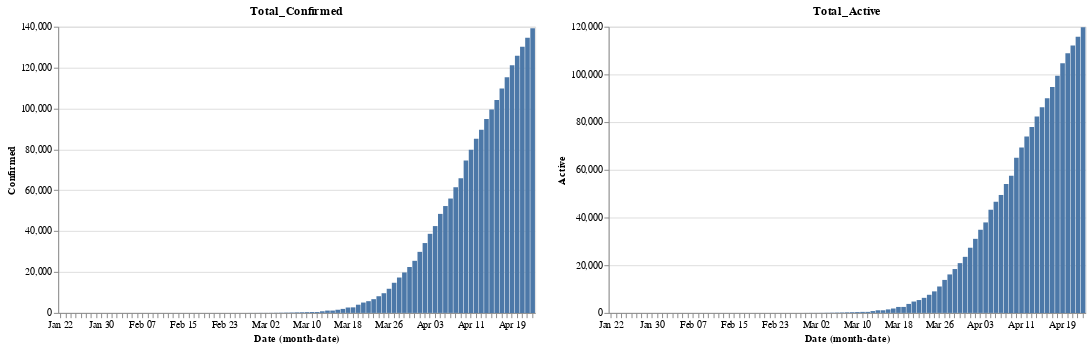

Notebook code cell kept with this figure:
### Code cell
red=alt.value("#f54242")
base.encode(y='Confirmed').properties(title='Total_Confirmed') | base.encode(y='Active').properties(title='Total_Active')

### Figure 1 — Vega-Lite specification as saved in the notebook (floating-point values rounded to 4 significant figures)
{"config": {"view": {"continuousWidth": 400, "continuousHeight": 300}}, "hconcat": [{"mark": "bar", "encoding": {"x": {"type": "ordinal", "field": "Date", "timeUnit": "monthdate"}, "y": {"type": "quantitative", "field": "Confirmed"}}, "title": "Total_Confirmed", "width": 500}, {"mark": "bar", "encoding": {"x": {"type": "ordinal", "field": "Date", "timeUnit": "monthdate"}, "y": {"type": "quantitative", "field": "Active"}}, "title": "Total_Active", "width": 500}], "data": {"name": "data-85037437c9f9771d1884c7547eaf33da"}, "$schema": "https://vega.github.io/schema/vega-lite/v4.8.1.json", "datasets": {"data-85037437c9f9771d1884c7547eaf33da": [{"Unnamed: 0": 173, "Date": "2020-01-22T00:00:00", "Country/Region": "United Kingdom", "Confirmed": 0, "Deaths": 0, "Recovered": 0.0, "Active": 0.0, "New cases": 0, "New deaths": 0, "New recovered": 0}, {"Unnamed: 0": 356, "Date": "2020-01-23T00:00:00", "Country/Region": "United Kingdom", "Confirmed": 0, "Deaths": 0, "Recovered": 0.0, "Active": 0.0, "New cases": 0, "New deaths": 0, "New recovered": 0}, {"Unnamed: 0": 539, "Date": "2020-01-24T00:00:00", "Country/Region": "United Kingdom", "Confirmed": 0, "Deaths": 0, "Recovered": 0.0, "Active": 0.0, "New cases": 0, "New deaths": 0, "New recovered": 0}, {"Unnamed: 0": 722, "Date": "2020-01-25T00:00:00", "Country/Region": "United Kingdom", "Confirmed": 0, "Deaths": 0, "Recovered": 0.0, "Active": 0.0, "New cases": 0, "New deaths": 0, "New recovered": 0}, {"Unnamed: 0": 905, "Date": "2020-01-26T00:00:00", "Country/Region": "United Kingdom", "Confirmed": 0, "Deaths": 0, "Recovered": 0.0, "Active": 0.0, "New cases": 0, "New deaths": 0, "New recovered": 0}, {"Unnamed: 0": 1088, "Date": "2020-01-27T00:00:00", "Country/Region": "United Kingdom", "Confirmed": 0, "Deaths": 0, "Recovered": 0.0, "Active": 0.0, "New cases": 0, "New deaths": 0, "New recovered": 0}, {"Unnamed: 0": 1271, "Date": "2020-01-28T00:00:00", "Country/Region": "United Kingdom", "Confirmed": 0, "Deaths": 0, "Recovered": 0.0, "Active": 0.0, "New cases": 0, "New deaths": 0, "New recovered": 0}, {"Unnamed: 0": 1454, "Date": "2020-01-29T00:00:00", "Country/Region": "United Kingdom", "Confirmed": 0, "Deaths": 0, "Recovered": 0.0, "Active": 0.0, "New cases": 0, "New deaths": 0, "New recovered": 0}, {"Unnamed: 0": 1637, "Date": "2020-01-30T00:00:00", "Country/Region": "United Kingdom", "Confirmed": 0, "Deaths": 0, "Recovered": 0.0, "Active": 0.0, "New cases": 0, "New deaths": 0, "New recovered": 0}, {"Unnamed: 0": 1820, "Date": "2020-01-31T00:00:00", "Country/Region": "United Kingdom", "Confirmed": 2, "Deaths": 0, "Recovered": 0.0, "Active": 2.0, "New cases": 2, "New deaths": 0, "New recovered": 0}, {"Unnamed: 0": 2003, "Date": "2020-02-01T00:00:00", "Country/Region": "United Kingdom", "Confirmed": 2, "Deaths": 0, "Recovered": 0.0, "Active": 2.0, "New cases": 0, "New deaths": 0, "New recovered": 0}, {"Unnamed: 0": 2186, "Date": "2020-02-02T00:00:00", "Country/Region": "United Kingdom", "Confirmed": 2, "Deaths": 0, "Recovered": 0.0, "Active": 2.0, "New cases": 0, "New deaths": 0, "New recovered": 0}, {"Unnamed: 0": 2369, "Date": "2020-02-03T00:00:00", "Country/Region": "United Kingdom", "Confirmed": 2, "Deaths": 0, "Recovered": 0.0, "Active": 2.0, "New cases": 0, "New deaths": 0, "New recovered": 0}, {"Unnamed: 0": 2552, "Date": "2020-02-04T00:00:00", "Country/Region": "United Kingdom", "Confirmed": 2, "Deaths": 0, "Recovered": 0.0, "Active": 2.0, "New cases": 0, "New deaths": 0, "New recovered": 0}, {"Unnamed: 0": 2735, "Date": "2020-02-05T00:00:00", "Country/Region": "United Kingdom", "Confirmed": 2, "Deaths": 0, "Recovered": 0.0, "Active": 2.0, "New cases": 0, "New deaths": 0, "New recovered": 0}, {"Unnamed: 0": 2918, "Date": "2020-02-06T00:00:00", "Country/Region": "United Kingdom", "Confirmed": 2, "Deaths": 0, "Recovered": 0.0, "Active": 2.0, "New cases": 0, "New deaths": 0, "New recovered": 0}, {"Unnamed: 0": 3101, "Date": "2020-02-07T00:00:00", "Country/Region": "United Kingdom", "Confirmed": 3, "Deaths": 0, "Recovered": 0.0, "Active": 3.0, "New cases": 1, "New deaths": 0, "New recovered": 0}, {"Unnamed: 0": 3284, "Date": "2020-02-08T00:00:00", "Country/Region": "United Kingdom", "Confirmed": 3, "Deaths": 0, "Recovered": 0.0, "Active": 3.0, "New cases": 0, "New deaths": 0, "New recovered": 0}, {"Unnamed: 0": 3467, "Date": "2020-02-09T00:00:00", "Country/Region": "United Kingdom", "Confirmed": 3, "Deaths": 0, "Recovered": 0.0, "Active": 3.0, "New cases": 0, "New deaths": 0, "New recovered": 0}, {"Unnamed: 0": 3650, "Date": "2020-02-10T00:00:00", "Country/Region": "United Kingdom", "Confirmed": 8, "Deaths": 0, "Recovered": 0.0, "Active": 8.0, "New cases": 5, "New deaths": 0, "New recovered": 0}, {"Unnamed: 0": 3833, "Date": "2020-02-11T00:00:00", "Country/Region": "United Kingdom", "Confirmed": 8, "Deaths": 0, "Recovered": 0.0, "Active": 8.0, "New cases": 0, "New deaths": 0, "New recovered": 0}, {"Unnamed: 0": 4016, "Date": "2020-02-12T00:00:00", "Country/Region": "United Kingdom", "Confirmed": 9, "Deaths": 0, "Recovered": 1.0, "Active": 8.0, "New cases": 1, "New deaths": 0, "New recovered": 1}, {"Unnamed: 0": 4199, "Date": "2020-02-13T00:00:00", "Country/Region": "United Kingdom", "Confirmed": 9, "Deaths": 0, "Recovered": 1.0, "Active": 8.0, "New cases": 0, "New deaths": 0, "New recovered": 0}, {"Unnamed: 0": 4382, "Date": "2020-02-14T00:00:00", "Country/Region": "United Kingdom", "Confirmed": 9, "Deaths": 0, "Recovered": 1.0, "Active": 8.0, "New cases": 0, "New deaths": 0, "New recovered": 0}, {"Unnamed: 0": 4565, "Date": "2020-02-15T00:00:00", "Country/Region": "United Kingdom", "Confirmed": 9, "Deaths": 0, "Recovered": 1.0, "Active": 8.0, "New cases": 0, "New deaths": 0, "New recovered": 0}, {"Unnamed: 0": 4748, "Date": "2020-02-16T00:00:00", "Country/Region": "United Kingdom", "Confirmed": 9, "Deaths": 0, "Recovered": 8.0, "Active": 1.0, "New cases": 0, "New deaths": 0, "New recovered": 7}, {"Unnamed: 0": 4931, "Date": "2020-02-17T00:00:00", "Country/Region": "United Kingdom", "Confirmed": 9, "Deaths": 0, "Recovered": 8.0, "Active": 1.0, "New cases": 0, "New deaths": 0, "New recovered": 0}, {"Unnamed: 0": 5114, "Date": "2020-02-18T00:00:00", "Country/Region": "United Kingdom", "Confirmed": 9, "Deaths": 0, "Recovered": 8.0, "Active": 1.0, "New cases": 0, "New deaths": 0, "New recovered": 0}, {"Unnamed: 0": 5297, "Date": "2020-02-19T00:00:00", "Country/Region": "United Kingdom", "Confirmed": 9, "Deaths": 0, "Recovered": 8.0, "Active": 1.0, "New cases": 0, "New deaths": 0, "New recovered": 0}, {"Unnamed: 0": 5480, "Date": "2020-02-20T00:00:00", "Country/Region": "United Kingdom", "Confirmed": 9, "Deaths": 0, "Recovered": 8.0, "Active": 1.0, "New cases": 0, "New deaths": 0, "New recovered": 0}, {"Unnamed: 0": 5663, "Date": "2020-02-21T00:00:00", "Country/Region": "United Kingdom", "Confirmed": 9, "Deaths": 0, "Recovered": 8.0, "Active": 1.0, "New cases": 0, "New deaths": 0, "New recovered": 0}, {"Unnamed: 0": 5846, "Date": "2020-02-22T00:00:00", "Country/Region": "United Kingdom", "Confirmed": 9, "Deaths": 0, "Recovered": 8.0, "Active": 1.0, "New cases": 0, "New deaths": 0, "New recovered": 0}, {"Unnamed: 0": 6029, "Date": "2020-02-23T00:00:00", "Country/Region": "United Kingdom", "Confirmed": 9, "Deaths": 0, "Recovered": 8.0, "Active": 1.0, "New cases": 0, "New deaths": 0, "New recovered": 0}, {"Unnamed: 0": 6212, "Date": "2020-02-24T00:00:00", "Country/Region": "United Kingdom", "Confirmed": 13, "Deaths": 0, "Recovered": 8.0, "Active": 5.0, "New cases": 4, "New deaths": 0, "New recovered": 0}, {"Unnamed: 0": 6395, "Date": "2020-02-25T00:00:00", "Country/Region": "United Kingdom", "Confirmed": 13, "Deaths": 0, "Recovered": 8.0, "Active": 5.0, "New cases": 0, "New deaths": 0, "New recovered": 0}, {"Unnamed: 0": 6578, "Date": "2020-02-26T00:00:00", "Country/Region": "United Kingdom", "Confirmed": 13, "Deaths": 0, "Recovered": 8.0, "Active": 5.0, "New cases": 0, "New deaths": 0, "New recovered": 0}, {"Unnamed: 0": 6761, "Date": "2020-02-27T00:00:00", "Country/Region": "United Kingdom", "Confirmed": 15, "Deaths": 0, "Recovered": 8.0, "Active": 7.0, "New cases": 2, "New deaths": 0, "New recovered": 0}, {"Unnamed: 0": 6944, "Date": "2020-02-28T00:00:00", "Country/Region": "United Kingdom", "Confirmed": 20, "Deaths": 0, "Recovered": 8.0, "Active": 12.0, "New cases": 5, "New deaths": 0, "New recovered": 0}, {"Unnamed: 0": 7127, "Date": "2020-02-29T00:00:00", "Country/Region": "United Kingdom", "Confirmed": 23, "Deaths": 0, "Recovered": 8.0, "Active": 15.0, "New cases": 3, "New deaths": 0, "New recovered": 0}, {"Unnamed: 0": 7310, "Date": "2020-03-01T00:00:00", "Country/Region": "United Kingdom", "Confirmed": 36, "Deaths": 0, "Recovered": 8.0, "Active": 28.0, "New cases": 13, "New deaths": 0, "New recovered": 0}, {"Unnamed: 0": 7493, "Date": "2020-03-02T00:00:00", "Country/Region": "United Kingdom", "Confirmed": 40, "Deaths": 0, "Recovered": 8.0, "Active": 32.0, "New cases": 4, "New deaths": 0, "New recovered": 0}, {"Unnamed: 0": 7676, "Date": "2020-03-03T00:00:00", "Country/Region": "United Kingdom", "Confirmed": 51, "Deaths": 0, "Recovered": 8.0, "Active": 43.0, "New cases": 11, "New deaths": 0, "New recovered": 0}, {"Unnamed: 0": 7859, "Date": "2020-03-04T00:00:00", "Country/Region": "United Kingdom", "Confirmed": 86, "Deaths": 0, "Recovered": 8.0, "Active": 78.0, "New cases": 35, "New deaths": 0, "New recovered": 0}, {"Unnamed: 0": 8042, "Date": "2020-03-05T00:00:00", "Country/Region": "United Kingdom", "Confirmed": 116, "Deaths": 1, "Recovered": 8.0, "Active": 107.0, "New cases": 30, "New deaths": 1, "New recovered": 0}, {"Unnamed: 0": 8225, "Date": "2020-03-06T00:00:00", "Country/Region": "United Kingdom", "Confirmed": 164, "Deaths": 2, "Recovered": 8.0, "Active": 154.0, "New cases": 48, "New deaths": 1, "New recovered": 0}, {"Unnamed: 0": 8408, "Date": "2020-03-07T00:00:00", "Country/Region": "United Kingdom", "Confirmed": 207, "Deaths": 2, "Recovered": 18.0, "Active": 187.0, "New cases": 43, "New deaths": 0, "New recovered": 10}, {"Unnamed: 0": 8591, "Date": "2020-03-08T00:00:00", "Country/Region": "United Kingdom", "Confirmed": 274, "Deaths": 3, "Recovered": 18.0, "Active": 253.0, "New cases": 67, "New deaths": 1, "New recovered": 0}, {"Unnamed: 0": 8774, "Date": "2020-03-09T00:00:00", "Country/Region": "United Kingdom", "Confirmed": 322, "Deaths": 4, "Recovered": 18.0, "Active": 300.0, "New cases": 48, "New deaths": 1, "New recovered": 0}, {"Unnamed: 0": 8957, "Date": "2020-03-10T00:00:00", "Country/Region": "United Kingdom", "Confirmed": 384, "Deaths": 6, "Recovered": 19.0, "Active": 359.0, "New cases": 62, "New deaths": 2, "New recovered": 1}, {"Unnamed: 0": 9140, "Date": "2020-03-11T00:00:00", "Country/Region": "United Kingdom", "Confirmed": 459, "Deaths": 8, "Recovered": 19.0, "Active": 432.0, "New cases": 75, "New deaths": 2, "New recovered": 0}, {"Unnamed: 0": 9323, "Date": "2020-03-12T00:00:00", "Country/Region": "United Kingdom", "Confirmed": 459, "Deaths": 8, "Recovered": 19.0, "Active": 432.0, "New cases": 0, "New deaths": 0, "New recovered": 0}, {"Unnamed: 0": 9506, "Date": "2020-03-13T00:00:00", "Country/Region": "United Kingdom", "Confirmed": 802, "Deaths": 8, "Recovered": 19.0, "Active": 775.0, "New cases": 343, "New deaths": 0, "New recovered": 0}, {"Unnamed: 0": 9689, "Date": "2020-03-14T00:00:00", "Country/Region": "United Kingdom", "Confirmed": 1144, "Deaths": 21, "Recovered": 19.0, "Active": 1104.0, "New cases": 342, "New deaths": 13, "New recovered": 0}, {"Unnamed: 0": 9872, "Date": "2020-03-15T00:00:00", "Country/Region": "United Kingdom", "Confirmed": 1145, "Deaths": 21, "Recovered": 19.0, "Active": 1105.0, "New cases": 1, "New deaths": 0, "New recovered": 0}, {"Unnamed: 0": 10055, "Date": "2020-03-16T00:00:00", "Country/Region": "United Kingdom", "Confirmed": 1551, "Deaths": 56, "Recovered": 21.0, "Active": 1474.0, "New cases": 406, "New deaths": 35, "New recovered": 2}, {"Unnamed: 0": 10238, "Date": "2020-03-17T00:00:00", "Country/Region": "United Kingdom", "Confirmed": 1960, "Deaths": 56, "Recovered": 53.0, "Active": 1851.0, "New cases": 409, "New deaths": 0, "New recovered": 32}, {"Unnamed: 0": 10421, "Date": "2020-03-18T00:00:00", "Country/Region": "United Kingdom", "Confirmed": 2642, "Deaths": 72, "Recovered": 67.0, "Active": 2503.0, "New cases": 682, "New deaths": 16, "New recovered": 14}, {"Unnamed: 0": 10604, "Date": "2020-03-19T00:00:00", "Country/Region": "United Kingdom", "Confirmed": 2716, "Deaths": 138, "Recovered": 67.0, "Active": 2511.0, "New cases": 74, "New deaths": 66, "New recovered": 0}, {"Unnamed: 0": 10787, "Date": "2020-03-20T00:00:00", "Country/Region": "United Kingdom", "Confirmed": 4014, "Deaths": 178, "Recovered": 67.0, "Active": 3769.0, "New cases": 1298, "New deaths": 40, "New recovered": 0}, {"Unnamed: 0": 10970, "Date": "2020-03-21T00:00:00", "Country/Region": "United Kingdom", "Confirmed": 5067, "Deaths": 234, "Recovered": 67.0, "Active": 4766.0, "New cases": 1053, "New deaths": 56, "New recovered": 0}, {"Unnamed: 0": 11153, "Date": "2020-03-22T00:00:00", "Country/Region": "United Kingdom", "Confirmed": 5745, "Deaths": 282, "Recovered": 67.0, "Active": 5396.0, "New cases": 678, "New deaths": 48, "New recovered": 0}, {"Unnamed: 0": 11336, "Date": "2020-03-23T00:00:00", "Country/Region": "United Kingdom", "Confirmed": 6726, "Deaths": 336, "Recovered": 67.0, "Active": 6323.0, "New cases": 981, "New deaths": 54, "New recovered": 0}, {"Unnamed: 0": 11519, "Date": "2020-03-24T00:00:00", "Country/Region": "United Kingdom", "Confirmed": 8164, "Deaths": 423, "Recovered": 140.0, "Active": 7601.0, "New cases": 1438, "New deaths": 87, "New recovered": 73}, {"Unnamed: 0": 11702, "Date": "2020-03-25T00:00:00", "Country/Region": "United Kingdom", "Confirmed": 9640, "Deaths": 466, "Recovered": 140.0, "Active": 9034.0, "New cases": 1476, "New deaths": 43, "New recovered": 0}, {"Unnamed: 0": 11885, "Date": "2020-03-26T00:00:00", "Country/Region": "United Kingdom", "Confirmed": 11812, "Deaths": 580, "Recovered": 150.0, "Active": 11080.0, "New cases": 2172, "New deaths": 114, "New recovered": 10}, {"Unnamed: 0": 12068, "Date": "2020-03-27T00:00:00", "Country/Region": "United Kingdom", "Confirmed": 14745, "Deaths": 761, "Recovered": 151.0, "Active": 13830.0, "New cases": 2933, "New deaths": 181, "New recovered": 1}, {"Unnamed: 0": 12251, "Date": "2020-03-28T00:00:00", "Country/Region": "United Kingdom", "Confirmed": 17312, "Deaths": 1021, "Recovered": 151.0, "Active": 16140.0, "New cases": 2567, "New deaths": 260, "New recovered": 0}, {"Unnamed: 0": 12434, "Date": "2020-03-29T00:00:00", "Country/Region": "United Kingdom", "Confirmed": 19780, "Deaths": 1231, "Recovered": 151.0, "Active": 18400.0, "New cases": 2468, "New deaths": 210, "New recovered": 0}, {"Unnamed: 0": 12617, "Date": "2020-03-30T00:00:00", "Country/Region": "United Kingdom", "Confirmed": 22453, "Deaths": 1411, "Recovered": 171.0, "Active": 20870.0, "New cases": 2673, "New deaths": 180, "New recovered": 20}, {"Unnamed: 0": 12800, "Date": "2020-03-31T00:00:00", "Country/Region": "United Kingdom", "Confirmed": 25481, "Deaths": 1793, "Recovered": 179.0, "Active": 23510.0, "New cases": 3028, "New deaths": 382, "New recovered": 8}, {"Unnamed: 0": 12983, "Date": "2020-04-01T00:00:00", "Country/Region": "United Kingdom", "Confirmed": 29865, "Deaths": 2357, "Recovered": 179.0, "Active": 27330.0, "New cases": 4384, "New deaths": 564, "New recovered": 0}, {"Unnamed: 0": 13166, "Date": "2020-04-02T00:00:00", "Country/Region": "United Kingdom", "Confirmed": 34173, "Deaths": 2926, "Recovered": 192.0, "Active": 31060.0, "New cases": 4308, "New deaths": 569, "New recovered": 13}, {"Unnamed: 0": 13349, "Date": "2020-04-03T00:00:00", "Country/Region": "United Kingdom", "Confirmed": 38689, "Deaths": 3611, "Recovered": 208.0, "Active": 34870.0, "New cases": 4516, "New deaths": 685, "New recovered": 16}, {"Unnamed: 0": 13532, "Date": "2020-04-04T00:00:00", "Country/Region": "United Kingdom", "Confirmed": 42477, "Deaths": 4320, "Recovered": 215.0, "Active": 37940.0, "New cases": 3788, "New deaths": 709, "New recovered": 7}, {"Unnamed: 0": 13715, "Date": "2020-04-05T00:00:00", "Country/Region": "United Kingdom", "Confirmed": 48436, "Deaths": 4943, "Recovered": 229.0, "Active": 43260.0, "New cases": 5959, "New deaths": 623, "New recovered": 14}, {"Unnamed: 0": 13898, "Date": "2020-04-06T00:00:00", "Country/Region": "United Kingdom", "Confirmed": 52279, "Deaths": 5385, "Recovered": 287.0, "Active": 46610.0, "New cases": 3843, "New deaths": 442, "New recovered": 58}, {"Unnamed: 0": 14081, "Date": "2020-04-07T00:00:00", "Country/Region": "United Kingdom", "Confirmed": 55949, "Deaths": 6171, "Recovered": 325.0, "Active": 49450.0, "New cases": 3670, "New deaths": 786, "New recovered": 38}, {"Unnamed: 0": 14264, "Date": "2020-04-08T00:00:00", "Country/Region": "United Kingdom", "Confirmed": 61474, "Deaths": 7111, "Recovered": 345.0, "Active": 54020.0, "New cases": 5525, "New deaths": 940, "New recovered": 20}, {"Unnamed: 0": 14447, "Date": "2020-04-09T00:00:00", "Country/Region": "United Kingdom", "Confirmed": 65872, "Deaths": 7993, "Recovered": 359.0, "Active": 57520.0, "New cases": 4398, "New deaths": 882, "New recovered": 14}, {"Unnamed: 0": 14630, "Date": "2020-04-10T00:00:00", "Country/Region": "United Kingdom", "Confirmed": 74605, "Deaths": 8974, "Recovered": 588.0, "Active": 65040.0, "New cases": 8733, "New deaths": 981, "New recovered": 229}, {"Unnamed: 0": 14813, "Date": "2020-04-11T00:00:00", "Country/Region": "United Kingdom", "Confirmed": 79874, "Deaths": 9892, "Recovered": 622.0, "Active": 69360.0, "New cases": 5269, "New deaths": 918, "New recovered": 34}, {"Unnamed: 0": 14996, "Date": "2020-04-12T00:00:00", "Country/Region": "United Kingdom", "Confirmed": 85206, "Deaths": 10629, "Recovered": 626.0, "Active": 73950.0, "New cases": 5332, "New deaths": 737, "New recovered": 4}, {"Unnamed: 0": 15179, "Date": "2020-04-13T00:00:00", "Country/Region": "United Kingdom", "Confirmed": 89570, "Deaths": 11347, "Recovered": 304.0, "Active": 77920.0, "New cases": 4364, "New deaths": 718, "New recovered": -322}, {"Unnamed: 0": 15362, "Date": "2020-04-14T00:00:00", "Country/Region": "United Kingdom", "Confirmed": 94845, "Deaths": 12129, "Recovered": 323.0, "Active": 82390.0, "New cases": 5275, "New deaths": 782, "New recovered": 19}, {"Unnamed: 0": 15545, "Date": "2020-04-15T00:00:00", "Country/Region": "United Kingdom", "Confirmed": 99483, "Deaths": 12894, "Recovered": 368.0, "Active": 86220.0, "New cases": 4638, "New deaths": 765, "New recovered": 45}, {"Unnamed: 0": 15728, "Date": "2020-04-16T00:00:00", "Country/Region": "United Kingdom", "Confirmed": 104145, "Deaths": 13759, "Recovered": 375.0, "Active": 90010.0, "New cases": 4662, "New deaths": 865, "New recovered": 7}, {"Unnamed: 0": 15911, "Date": "2020-04-17T00:00:00", "Country/Region": "United Kingdom", "Confirmed": 109769, "Deaths": 14607, "Recovered": 394.0, "Active": 94770.0, "New cases": 5624, "New deaths": 848, "New recovered": 19}, {"Unnamed: 0": 16094, "Date": "2020-04-18T00:00:00", "Country/Region": "United Kingdom", "Confirmed": 115314, "Deaths": 15498, "Recovered": 414.0, "Active": 99400.0, "New cases": 5545, "New deaths": 891, "New recovered": 20}, {"Unnamed: 0": 16277, "Date": "2020-04-19T00:00:00", "Country/Region": "United Kingdom", "Confirmed": 121172, "Deaths": 16095, "Recovered": 436.0, "Active": 104600.0, "New cases": 5858, "New deaths": 597, "New recovered": 22}, {"Unnamed: 0": 16460, "Date": "2020-04-20T00:00:00", "Country/Region": "United Kingdom", "Confirmed": 125856, "Deaths": 16550, "Recovered": 446.0, "Active": 108900.0, "New cases": 4684, "New deaths": 455, "New recovered": 10}, {"Unnamed: 0": 16643, "Date": "2020-04-21T00:00:00", "Country/Region": "United Kingdom", "Confirmed": 130172, "Deaths": 17378, "Recovered": 638.0, "Active": 112200.0, "New cases": 4316, "New deaths": 828, "New recovered": 192}, {"Unnamed: 0": 16826, "Date": "2020-04-22T00:00:00", "Country/Region": "United Kingdom", "Confirmed": 134638, "Deaths": 18151, "Recovered": 683.0, "Active": 115800.0, "New cases": 4466, "New deaths": 773, "New recovered": 45}, {"Unnamed: 0": 17009, "Date": "2020-04-23T00:00:00", "Country/Region": "United Kingdom", "Confirmed": 139246, "Deaths": 18791, "Recovered": 712.0, "Active": 119700.0, "New cases": 4608, "New deaths": 640, "New recovered": 29}]}}
